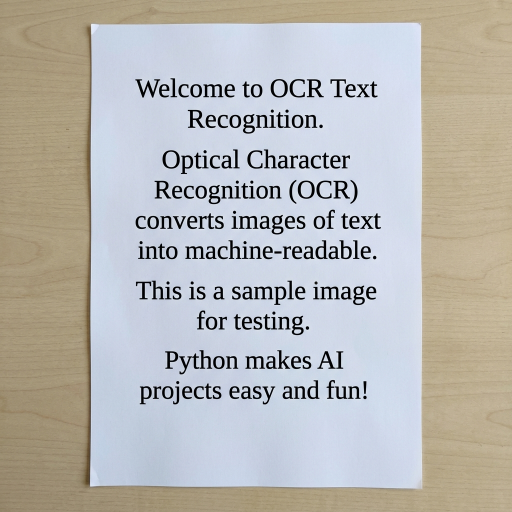
#> input picture sample_input.png, 1024 x 1024 px (shown at 1/2 size)
$ python ocr_text_recognition.py
#> lines starting #> are read from the running program, lines starting #| are printed output that depends on the picture; after the words box and inside, x2 and y2 are one past the last pixel; in counts of white or black regions, pixels touching at a corner belong together
"""
==========================================================
  Week 4 AI Internship Project: OCR Text Recognition
==========================================================
  This script performs Optical Character Recognition (OCR)
  on a sample image using pytesseract and OpenCV.

  Steps:
    1. Load the input image
    2. Preprocess (grayscale, blur, adaptive threshold)
    3. Extract text using Tesseract OCR
    4. Display results with confidence info
    5. Save the processed image
==========================================================
"""

import cv2               # OpenCV for image processing
import pytesseract        # Python wrapper for Tesseract OCR engine
import os
import sys

# Fix for Windows terminals that don't support UTF-8 by default.
# This ensures emoji and special characters print correctly.
try:
    sys.stdout.reconfigure(encoding="utf-8", errors="replace")
except Exception:
    pass  # If reconfigure isn't available, continue anyway


# ─────────────────────────────────────────────
# CONFIGURATION
# ─────────────────────────────────────────────
# On Windows, set the path to the Tesseract executable if it's not in PATH.
# The installer typically places it in "C:\Program Files\Tesseract-OCR\".
# If you installed Tesseract elsewhere, update this path accordingly.
if sys.platform == "win32":
    tesseract_path = r"C:\Program Files\Tesseract-OCR\tesseract.exe"
    if os.path.exists(tesseract_path):
        pytesseract.pytesseract.tesseract_cmd = tesseract_path

# Path to the input image (change this to your own image if needed)
INPUT_IMAGE_PATH = "sample_input.png"

# Path where the processed (preprocessed) image will be saved
OUTPUT_IMAGE_PATH = "processed_output.png"


def load_image(image_path):
    """
    Step 1: Load the image from disk.

    Args:
        image_path (str): Path to the image file.

    Returns:
        numpy.ndarray: The loaded image in BGR color format.
    """
#> called with image_path = 'sample_input.png'
    # Check if the file actually exists before trying to load it
    if not os.path.exists(image_path):
        print(f"\n❌ Error: Image file '{image_path}' not found!")
        print("   Please place a sample image named 'sample_input.png' in this folder.")
        print("   You can use any image that contains printed text.")
        sys.exit(1)

    # cv2.imread() loads the image as a NumPy array in BGR format
    image = cv2.imread(image_path)
#> image is the input picture: shape (1024, 1024, 3); mean B, G, R 179.8, 183.2, 184.6

    if image is None:
        print(f"\n❌ Error: Could not read '{image_path}'. The file may be corrupted.")
        sys.exit(1)

    print(f"✅ Image loaded successfully: {image_path}")
    print(f"   Dimensions: {image.shape[1]}w × {image.shape[0]}h pixels")
#|    Dimensions: 1024w × 1024h pixels
    print(f"   Channels:   {image.shape[2]}")
#|    Channels:   3
    return image


def preprocess_image(image):
    """
    Step 2: Apply preprocessing to improve OCR accuracy.

    Preprocessing pipeline:
      1. Convert to grayscale   – removes color noise
      2. Gaussian blur          – smooths out small imperfections
      3. Adaptive thresholding  – creates a clean black-and-white image

    Args:
        image (numpy.ndarray): The original BGR image.

    Returns:
        tuple: (grayscale_image, blurred_image, thresholded_image)
    """
    # --- 2a. Grayscale Conversion ---
    # Converting to grayscale simplifies the image from 3 channels (BGR)
    # to a single channel, making processing faster and more reliable.
    gray = cv2.cvtColor(image, cv2.COLOR_BGR2GRAY)
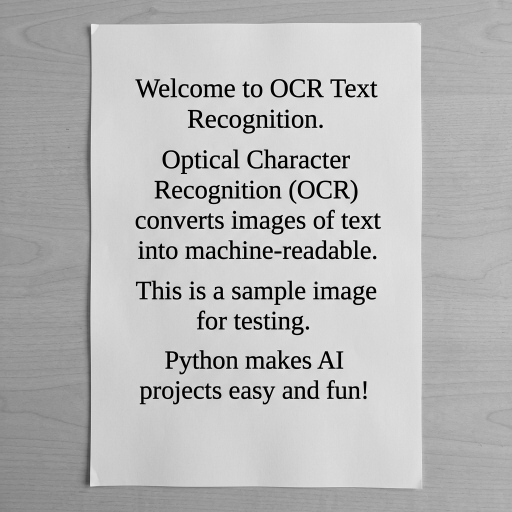
#> gray: shape (1024, 1024) (shown at 1/2 size); min 0, max 252, mean 183.2
    print("\n🔄 Preprocessing Steps:")
    print("   [1/3] Converted to grayscale")

    # --- 2b. Gaussian Blur ---
    # A slight blur removes small noise and artifacts from the image.
    # The kernel size (5, 5) controls how much blurring is applied.
    # A larger kernel = more blur. We use a small one to keep text sharp.
    blurred = cv2.GaussianBlur(gray, (5, 5), 0)
    print("   [2/3] Applied Gaussian blur (kernel: 5×5)")

    # --- 2c. Adaptive Thresholding ---
    # Adaptive thresholding converts the image to pure black and white.
    # Unlike simple thresholding, it adapts to different lighting areas
    # in the image, which works much better for scanned documents.
    #
    # Parameters explained:
    #   - 255: Maximum value to assign (white)
    #   - ADAPTIVE_THRESH_GAUSSIAN_C: Uses weighted sum of neighborhood
    #   - THRESH_BINARY: Output is either black (0) or white (255)
    #   - 11: Size of the neighborhood area for threshold calculation
    #   - 2: Constant subtracted from the mean (fine-tunes results)
    thresh = cv2.adaptiveThreshold(
        blurred,
        255,
        cv2.ADAPTIVE_THRESH_GAUSSIAN_C,
        cv2.THRESH_BINARY,
        11,
        2
    )
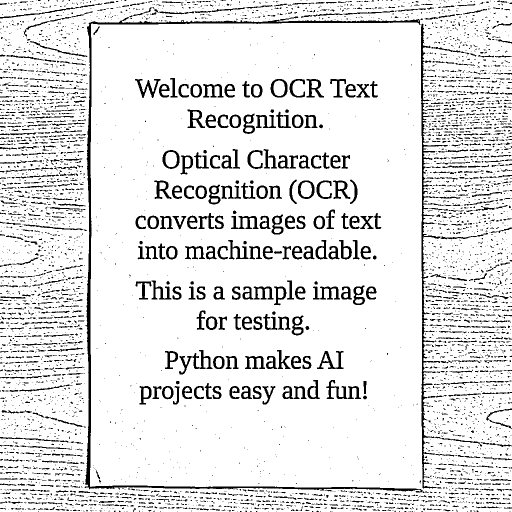
#> thresh: shape (1024, 1024) (shown at 1/2 size); 88.8% white; 5149 black regions (4302 under 20 px), largest, box (x1, y1, x2, y2) and area: (169, 33, 857, 986) 10789, (842, 47, 909, 978) 5460, (358, 700, 425, 749) 883
    print("   [3/3] Applied adaptive thresholding")

    return gray, blurred, thresh


def extract_text(processed_image):
    """
    Step 3: Use Tesseract OCR to extract text from the processed image.

    Args:
        processed_image (numpy.ndarray): The preprocessed (thresholded) image.

    Returns:
        str: The extracted text.
    """
    # pytesseract.image_to_string() sends the image to the Tesseract
    # OCR engine and returns the recognized text as a Python string.
    extracted_text = pytesseract.image_to_string(processed_image)
    return extracted_text


# [155 lines left out: functions get_confidence_data, display_results, save_processed_image, create_comparison_image, not called in this run]


# ─────────────────────────────────────────────
# MAIN PROGRAM
# ─────────────────────────────────────────────
def main():
    """Main function that orchestrates the entire OCR pipeline."""

    print("\n" + "=" * 60)
    print("  🔍  OCR TEXT RECOGNITION – Week 4 AI Internship Project")
    print("=" * 60)

    # Step 1: Load the image
    image = load_image(INPUT_IMAGE_PATH)

    # Step 2: Preprocess the image
    gray, blurred, thresh = preprocess_image(image)

    # Step 3: Extract text using Tesseract OCR
    print("\n🔍 Running Tesseract OCR...")
    extracted_text = extract_text(thresh)

    # Step 4: Get confidence data
    confidence_data = get_confidence_data(thresh)

    # Step 5: Display results
    display_results(extracted_text, confidence_data)

    # Step 6: Save the processed image
    save_processed_image(thresh, OUTPUT_IMAGE_PATH)

    # Bonus: Save a comparison image showing all preprocessing stages
    create_comparison_image(image, gray, blurred, thresh, OUTPUT_IMAGE_PATH)

    print("\n✅ OCR processing complete!\n")


# This ensures main() only runs when the script is executed directly
# (not when it's imported as a module)
if __name__ == "__main__":
    main()
#> (the call stopped at in extract_text, `extracted_text = pytesseract.image_to_string(processed_image)`: pytesseract is not available in this run)
